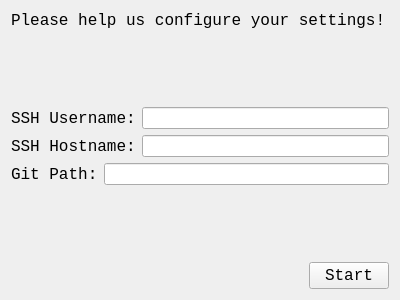
<?xml version="1.0" encoding="UTF-8"?>
<ui version="4.0">
 <class>ConfigureSettings</class>
 <widget class="QWidget" name="ConfigureSettings">
  <property name="geometry">
   <rect>
    <x>0</x>
    <y>0</y>
    <width>400</width>
    <height>300</height>
   </rect>
  </property>
  <property name="windowTitle">
   <string>Form</string>
  </property>
  <layout class="QVBoxLayout" name="verticalLayout">
   <item>
    <widget class="QLabel" name="label">
     <property name="font">
      <font>
       <family>Monospace</family>
       <pointsize>12</pointsize>
      </font>
     </property>
     <property name="text">
      <string>Please help us configure your settings!</string>
     </property>
    </widget>
   </item>
   <item>
    <spacer name="verticalSpacer_2">
     <property name="orientation">
      <enum>Qt::Vertical</enum>
     </property>
     <property name="sizeHint" stdset="0">
      <size>
       <width>20</width>
       <height>40</height>
      </size>
     </property>
    </spacer>
   </item>
   <item>
    <layout class="QHBoxLayout" name="horizontalLayout_3">
     <item>
      <widget class="QLabel" name="label_2">
       <property name="font">
        <font>
         <family>Monospace</family>
         <pointsize>12</pointsize>
        </font>
       </property>
       <property name="text">
        <string>SSH Username:</string>
       </property>
      </widget>
     </item>
     <item>
      <widget class="QLineEdit" name="usernameEdit">
       <property name="font">
        <font>
         <family>Monospace</family>
        </font>
       </property>
      </widget>
     </item>
    </layout>
   </item>
   <item>
    <layout class="QHBoxLayout" name="horizontalLayout_2">
     <item>
      <widget class="QLabel" name="label_3">
       <property name="font">
        <font>
         <family>Monospace</family>
         <pointsize>12</pointsize>
        </font>
       </property>
       <property name="text">
        <string>SSH Hostname:</string>
       </property>
      </widget>
     </item>
     <item>
      <widget class="QLineEdit" name="hostnameEdit">
       <property name="font">
        <font>
         <family>Monospace</family>
        </font>
       </property>
      </widget>
     </item>
    </layout>
   </item>
   <item>
    <layout class="QHBoxLayout" name="horizontalLayout">
     <item>
      <widget class="QLabel" name="label_4">
       <property name="font">
        <font>
         <family>Monospace</family>
         <pointsize>12</pointsize>
        </font>
       </property>
       <property name="text">
        <string>Git Path:</string>
       </property>
      </widget>
     </item>
     <item>
      <widget class="QLineEdit" name="pathEdit">
       <property name="font">
        <font>
         <family>Monospace</family>
        </font>
       </property>
      </widget>
     </item>
    </layout>
   </item>
   <item>
    <spacer name="verticalSpacer">
     <property name="orientation">
      <enum>Qt::Vertical</enum>
     </property>
     <property name="sizeHint" stdset="0">
      <size>
       <width>20</width>
       <height>40</height>
      </size>
     </property>
    </spacer>
   </item>
   <item alignment="Qt::AlignRight">
    <widget class="QPushButton" name="startButton">
     <property name="font">
      <font>
       <family>Monospace</family>
       <pointsize>12</pointsize>
      </font>
     </property>
     <property name="text">
      <string>Start</string>
     </property>
    </widget>
   </item>
  </layout>
 </widget>
 <resources/>
 <connections/>
</ui>
